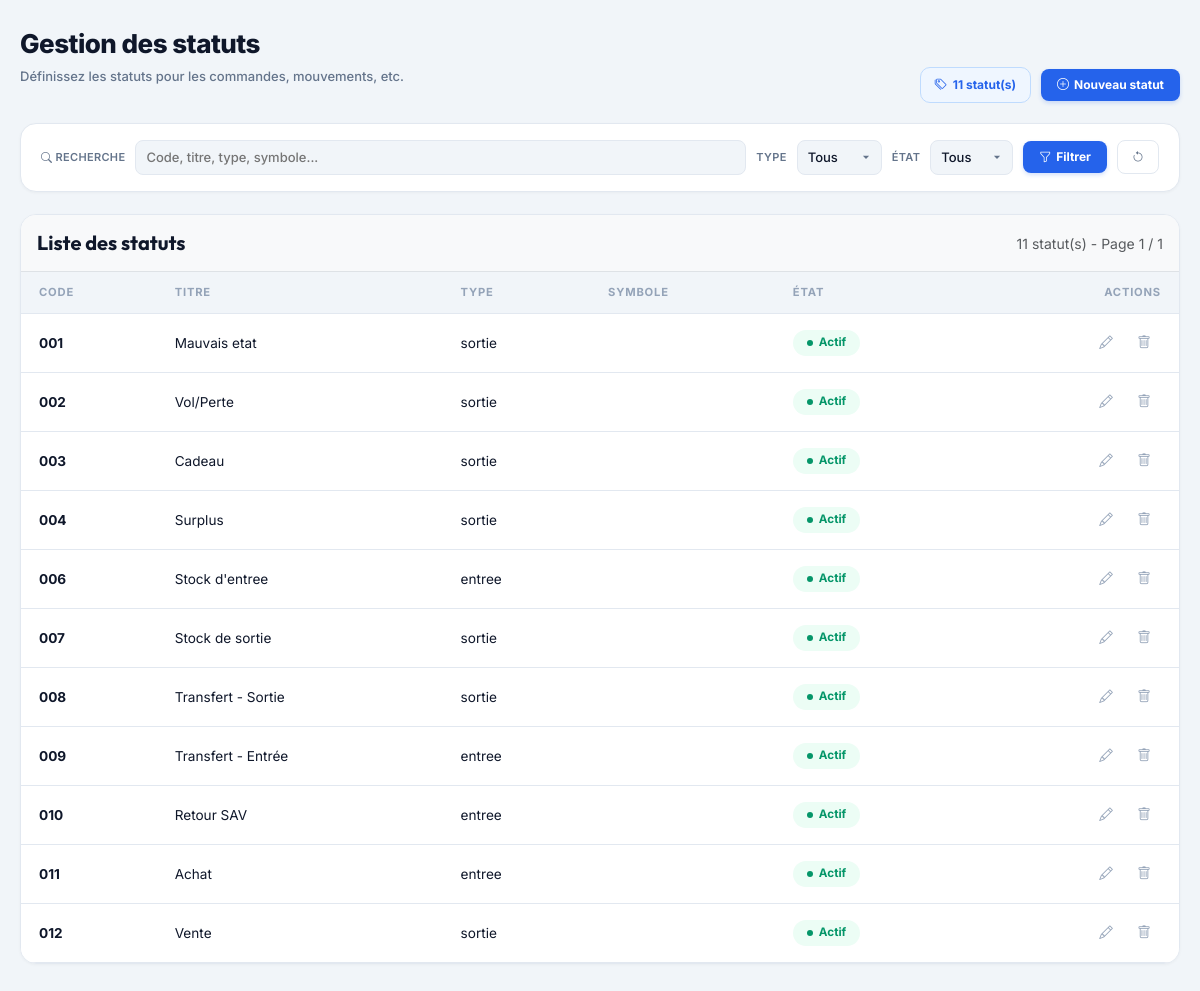
/views/statut/index.php, run on an earlier commit of the app's database.
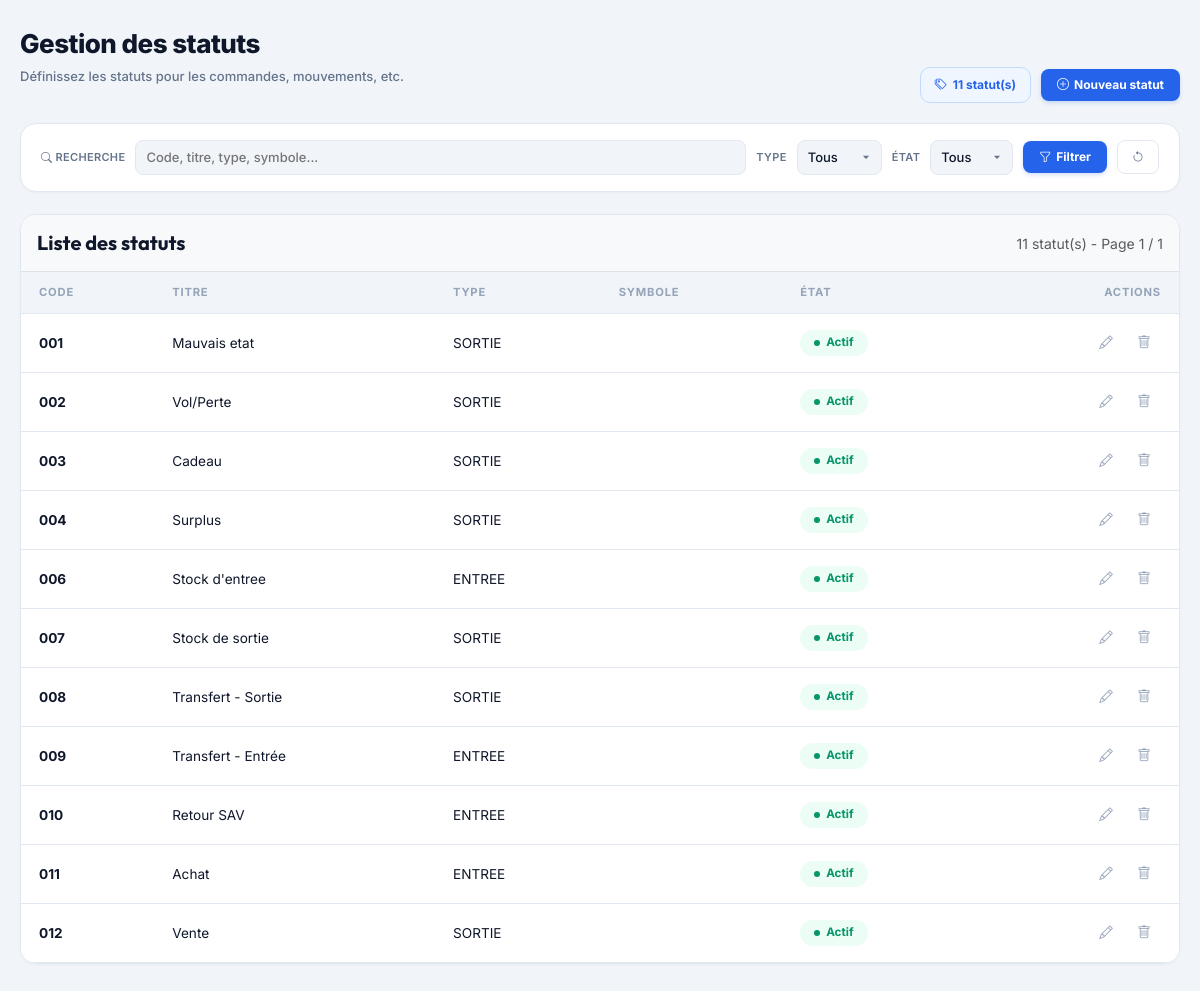
And on a later commit of the database.
### tables this page shows
CREATE TABLE IF NOT EXISTS `statut` (
  `code_statut` varchar(100) NOT NULL,
  `titre_statut` varchar(100) NOT NULL,
  `type_statut` enum('ENTREE','SORTIE') DEFAULT NULL,
  `symbole_statut` varchar(100) NOT NULL,
  `etat_statut` varchar(100) NOT NULL,
  PRIMARY KEY (`code_statut`)
);

### views/statut/index.php (the view, shortened to what this page needs)
<?php
require 'databases/database.php';
function e($str)
{
    return htmlspecialchars($str ?? '', ENT_QUOTES, 'UTF-8');
}
function getTableContent($pdo, $search, $filtres, $page, $perPage = 20)
{
    $sql = "SELECT * FROM statut WHERE 1=1";
    $params = [];
    $countSql = str_replace("SELECT *", "SELECT COUNT(*)", $sql);
    $stmt = $pdo->prepare($countSql);
    $stmt->execute($params);
    $total = $stmt->fetchColumn();
    $totalPages = ceil($total / $perPage);
    $sql .= " ORDER BY code_statut LIMIT " . (($page - 1) * $perPage) . ", $perPage";
    $stmt = $pdo->prepare($sql);
    $stmt->execute($params);
    $statuts = $stmt->fetchAll(PDO::FETCH_ASSOC);
    if (empty($statuts)): ?>
        <tr>
            <td colspan="6" class="text-center py-5 text-muted">
                <i class="bi bi-inbox fs-1 d-block mb-2 opacity-50"></i>
                Aucun statut trouvé
            </td>
        </tr>
    <?php else: ?>
        <?php foreach ($statuts as $s): ?>
            <tr>
                <td class="td-bold"><?= e($s['code_statut']) ?></td>
                <td><?= e($s['titre_statut']) ?></td>
                <td><?= e($s['type_statut']) ?></td>
                <td><?= e($s['symbole_statut'] ?? '—') ?></td>
                <td>
                    <span class="status-badge <?= $s['etat_statut'] === 'Actif' ? 'on' : 'off' ?>">
                        <span class="sdot"></span><?= e($s['etat_statut']) ?>
                    </span>
                </td>
                <td class="text-end">
                    <div class="d-inline-flex gap-1">
                        <button class="act-btn e editBtn" data-code="<?= e($s['code_statut']) ?>" title="Modifier"><i class="bi bi-pencil"></i></button>
                        <button class="act-btn d deleteBtn" data-code="<?= e($s['code_statut']) ?>" data-nom="<?= e($s['titre_statut']) ?>" title="Supprimer" data-bs-toggle="modal" data-bs-target="#deleteConfirmModal"><i class="bi bi-trash"></i></button>
                    </div>
                </td>
            </tr>
        <?php endforeach; ?>
    <?php endif;
    $tableHtml = ob_get_clean();
    if ($totalPages > 1): ?>
<?php endif;
    $paginationHtml = ob_get_clean();
    return [
        'table' => $tableHtml,
        'pagination' => $paginationHtml,
        'total' => $total,
        'page' => $page,
        'totalPages' => $totalPages
    ];
}
$search = trim($_POST['search'] ?? '');
$filtres = [
    'type' => trim($_POST['type'] ?? ''),
    'etat' => trim($_POST['etat'] ?? '')
];
$page = (int)($_POST['page'] ?? 1);
$initialData = getTableContent($pdo, $search, $filtres, $page);
?>
<!DOCTYPE html>
<html lang="fr">
<head>
    <link href="https://cdn.jsdelivr.net/npm/bootstrap@5.3.0/dist/css/bootstrap.min.css" rel="stylesheet">
    <link rel="stylesheet" href="https://cdn.jsdelivr.net/npm/bootstrap-icons@1.11.3/font/bootstrap-icons.min.css">
    <link rel="stylesheet" href="https://cdn.jsdelivr.net/npm/bootstrap-select@1.14.0-beta3/dist/css/bootstrap-select.min.css">
</head>
<body>
<div class="W">
    <div class="hdr">
        <div class="hdr-l">
            <h1>Gestion des statuts</h1>
            <p>Définissez les statuts pour les commandes, mouvements, etc.</p>
        </div>
        <div class="hdr-r">
            <div class="hdr-badge"><i class="bi bi-tags"></i> <?= $initialData['total'] ?? 0 ?> statut(s)</div>
            <button class="btn-go" id="addBtn"><i class="bi bi-plus-circle"></i> Nouveau statut</button>
        </div>
    </div>
    <div class="pbar">
        <form id="searchForm" method="post" onsubmit="return false;">
            <div class="prow">
                <label for="searchInput"><i class="bi bi-search"></i> Recherche</label>
                <input type="text" name="search" id="searchInput" placeholder="Code, titre, type, symbole..." value="<?= e($search) ?>" style="flex:1; min-width:150px;">
                <label for="typeFilter">Type</label>
                <select name="type" id="typeFilter" class="selectpicker" data-live-search="true" data-live-search-placeholder="Rechercher un type...">
                    <option value="">Tous</option>
                </select>
                <label for="etatFilter">État</label>
                <select name="etat" id="etatFilter" class="selectpicker" data-live-search="true" data-live-search-placeholder="Rechercher un état...">
                    <option value="">Tous</option>
                </select>
                <button type="button" class="btn-go" id="filterBtn"><i class="bi bi-funnel"></i> Filtrer</button>
                <button type="button" class="btn-go-outline" id="resetBtn"><i class="bi bi-arrow-counterclockwise"></i></button>
            </div>
        </form>
    </div>
    <div class="data-table-wrap" id="tableWrapper">
        <div class="d-flex flex-wrap align-items-center justify-content-between p-3 border-bottom bg-light">
            <h5 class="mb-0 fw-bold" style="font-family:'Outfit',sans-serif;">Liste des statuts</h5>
            <span class="text-muted small" id="totalCount"><?= $initialData['total'] ?> statut(s) - Page <?= $initialData['page'] ?> / <?= max(1, $initialData['totalPages']) ?></span>
        </div>
        <div class="table-responsive">
            <table class="table table-hover align-middle mb-0">
                <thead>
                    <tr>
                        <th>Code</th>
                        <th>Titre</th>
                        <th>Type</th>
                        <th>Symbole</th>
                        <th>État</th>
                        <th class="text-end">Actions</th>
                    </tr>
                </thead>
                <tbody id="tableBody">
                    <?= $initialData['table'] ?>
                </tbody>
            </table>
        </div>
    </div>
</div>
</body>
</html>

### views/statut/index.php (style rules this page uses)
:root { --b: #2563eb; --bd: #1d4ed8; --bl: #eff6ff; --bb: #bfdbfe; --bg: #f1f5f9; --w: #fff; --dk: #0f172a; --mt: #64748b; --lt: #94a3b8; --brd: #e2e8f0; --dng: #ef4444; --dngl: #fef2f2; --dngb: #fecaca; --suc: #10b981; --sucl: #ecfdf5; --sucb: #a7f3d0; --wrn: #f59e0b; --wrnl: #fffbeb; --wrnb: #fde68a; --prp: #8b5cf6; --prpl: #f5f3ff; --prpb: #e9d5ff; --tl: #0891b2; --tll: #ecfeff; --tlb: #cffafe; --R: 16px; --Rs: 10px; }
* { box-sizing: border-box; margin: 0; padding: 0; }
body { font-family: 'Inter', -apple-system, sans-serif; background: var(--bg); color: var(--dk); min-height: 100vh; line-height: 1.5; padding: 28px 20px; }
.W { max-width: 1400px; margin: 0 auto; }
.hdr { display: flex; align-items: flex-end; justify-content: space-between; flex-wrap: wrap; gap: 12px; margin-bottom: 20px; }
.hdr-l h1 { font-size: 26px; font-weight: 800; color: var(--dk); letter-spacing: -0.02em; }
.hdr-l p { font-size: 13px; color: var(--mt); margin-top: 2px; font-weight: 500; }
.hdr-r { display: flex; align-items: center; gap: 10px; flex-wrap: wrap; }
.hdr-badge { background: var(--bl); border: 1px solid var(--bb); color: var(--b); padding: 8px 14px; border-radius: var(--Rs); font-size: 12px; font-weight: 700; display: flex; align-items: center; gap: 6px; }
.pbar { background: var(--w); border: 1px solid var(--brd); border-radius: var(--R); padding: 16px 20px; margin-bottom: 22px; box-shadow: 0 1px 3px rgba(0,0,0,.04); }
.prow { display: flex; align-items: center; gap: 10px; flex-wrap: wrap; }
.prow label { font-size: 11px; font-weight: 600; color: var(--mt); letter-spacing: .03em; text-transform: uppercase; }
.prow input, .prow select { padding: 7px 10px; border: 1.5px solid var(--brd); border-radius: 8px; font-size: 13px; font-weight: 500; color: var(--dk); background: var(--bg); font-family: 'Inter', sans-serif; transition: all .2s; }
.prow select { appearance: none; padding-right: 32px; background-repeat: no-repeat; background-position: right 10px center; }
.btn-go { background: var(--b); color: #fff; padding: 7px 16px; border-radius: 8px; font-size: 12px; font-weight: 700; display: flex; align-items: center; gap: 5px; box-shadow: 0 2px 4px rgba(37,99,235,.2); transition: background .15s; border: none; cursor: pointer; }
.btn-go-outline { background: transparent; color: var(--mt); border: 1.5px solid var(--brd); padding: 7px 14px; border-radius: 8px; font-size: 12px; font-weight: 600; transition: all .2s; cursor: pointer; }
.data-table-wrap { background: var(--w); border: 1px solid var(--brd); border-radius: var(--R); overflow: hidden; box-shadow: 0 1px 3px rgba(0,0,0,.04); }
.table>:not(caption)>*>* { padding: 12px 18px; }
.table thead th { font-size: 0.7rem; font-weight: 700; text-transform: uppercase; letter-spacing: 0.8px; color: var(--lt); background: var(--bg); border-bottom: 1px solid var(--brd); }
.table tbody tr { border-bottom: 1px solid var(--brd); transition: background .2s; }
.table tbody td { vertical-align: middle; color: var(--dk); font-size: 0.85rem; }
.td-bold { color: var(--dk) !important; font-weight: 700; }
.status-badge { display: inline-flex; align-items: center; gap: 6px; padding: 4px 14px; border-radius: 999px; font-size: 0.73rem; font-weight: 700; text-transform: capitalize; }
.status-badge .sdot { width: 6px; height: 6px; border-radius: 50%; background: currentColor; }
.status-badge.on { background: var(--sucl); color: #059669; }
.act-btn { width: 34px; height: 34px; border-radius: 6px; border: 1px solid transparent; background: transparent; color: var(--lt); display: inline-flex; align-items: center; justify-content: center; transition: all .2s; }
.data-table-wrap { animation: fadeUp .4s ease both; }

What changed in the data, as far as the page shows it:
changed statut "Mauvais etat": type_statut "sortie" → "SORTIE"
changed statut "Vol/Perte": type_statut "sortie" → "SORTIE"
changed statut "Cadeau": type_statut "sortie" → "SORTIE"
changed statut "Surplus": type_statut "sortie" → "SORTIE"
changed statut "Stock d'entree": type_statut "entree" → "ENTREE"
changed statut "Stock de sortie": type_statut "sortie" → "SORTIE"
changed statut "Transfert - Sortie": type_statut "sortie" → "SORTIE"
changed statut "Transfert - Entrée": type_statut "entree" → "ENTREE"
changed statut "Retour SAV": type_statut "entree" → "ENTREE"
changed statut "Achat": type_statut "entree" → "ENTREE"
changed statut "Vente": type_statut "sortie" → "SORTIE"
